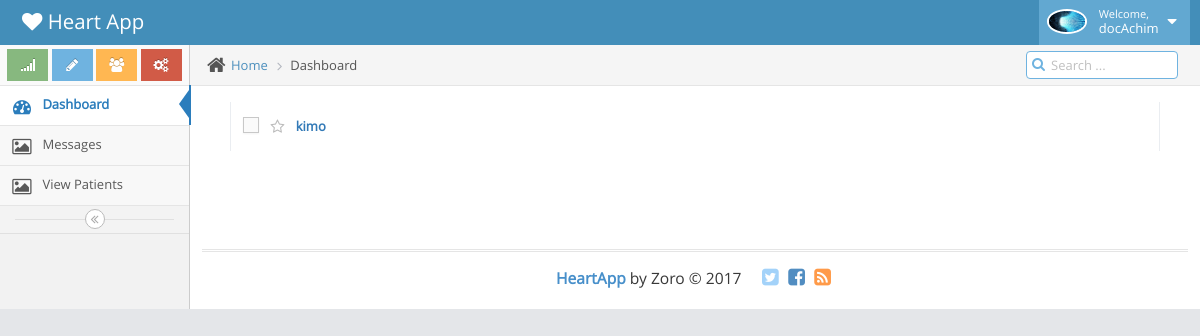
The page /viewPatients/1 on the database its author committed.
### heart/models.py (models this page shows, shortened)
class Doctor(db.Model, UserMixin):
    id = db.Column(db.Integer, primary_key=True)
    username = db.Column(db.String(80), unique=True)
    name = db.Column(db.String(100))
    surname = db.Column(db.String(100))
    gender = db.Column(db.String(50))
    email = db.Column(db.String(120), unique=True)
    password_hash = db.Column(db.String(80))
    achievements = db.Column(db.Text)
    years_in_practice = db.Column(db.Integer)
    rank = db.Column(db.String(100))
    career = db.Column(db.Text)
    bio = db.Column(db.Text)
    pic = db.Column(db.String(200))
    feedback = db.relationship('DoctorFeedBack', backref='doctor', lazy='dynamic')
    response = db.relationship('Response', backref='doctor', lazy='dynamic')
    patients = db.relationship('User', backref='doctor', lazy='dynamic')
    messages = db.relationship('Query', backref='doctor', lazy='dynamic')
    @property
    def password(self):
        raise AttributeError('password: write-only field')

class User(db.Model, UserMixin):
    id = db.Column(db.Integer, primary_key=True)
    username = db.Column(db.String(80), unique=True)
    name = db.Column(db.String(100))
    surname = db.Column(db.String(100))
    gender = db.Column(db.String(50))
    location = db.Column(db.String(200))
    email = db.Column(db.String(120), unique=True)
    password_hash = db.Column(db.String(80))
    weight = db.Column(db.Float)
    height = db.Column(db.Float)
    bio = db.Column(db.Text)
    pic = db.Column(db.String(200))
    role = db.Column(db.String(20))
    flagged = db.Column(db.Boolean)
    feedback = db.relationship('PatientFeedBack', backref='user', lazy='dynamic')
    message = db.relationship('Query', backref='user', lazy='dynamic')
    mydoctor = db.Column(db.Integer, db.ForeignKey('doctor.id'))
    @property
    def password(self):
        raise AttributeError('password: write-only field')

### heart/views.py (the view)
@app.route('/viewPatients/<id>')
def viewPatients(id):
    doc = Doctor.query.get(id)
    return render_template('patients.html', doc=doc)

### heart/templates/patients.html (shortened to what this page needs)
{% extends 'docbase.html' %}
{% block content %}
<div class="page-content">
		<div class="row">
			<div class="col-xs-12">
				<div class="row">
					<div class="col-xs-12">
						<div class="tabbable">
							<div class="tab-content no-border no-padding">
								<div id="inbox" class="tab-pane in active">
									<div class="message-container">
										<div class="message-list-container">
											<div class="message-list" id="message-list">
												{% for patient in doc.patients %}
												<div class="message-item message-unread">
													<label class="inline">
														<span class="lbl"></span>
													</label>
													<i class="message-star ace-icon fa fa-star-o light-grey"></i>
													<span class="sender" title="John Doe">
															<a href="{{ url_for('viewPatient', id=doc.id, user=patient.id) }}">{{ patient.username }}</a>
													</span>
												</div>
												{% endfor %}
											</div>
										</div>
									</div>
								</div>
							</div>
						</div>
					</div>
				</div>
			</div>
		</div>
	</div>
{% endblock %}

### heart/templates/docbase.html (shortened to what this page needs)
<!DOCTYPE html>
<html lang="en">
	<head>
		<link rel="stylesheet" href="{{ url_for('static', filename='assets/css/bootstrap.min.css') }}" />
		<link rel="stylesheet" href="{{ url_for('static', filename='assets/font-awesome/4.5.0/css/font-awesome.min.css')  }}" />
		<link rel="stylesheet" href="{{ url_for('static', filename='assets/css/ace.min.css') }}" class="ace-main-stylesheet" id="main-ace-style" />
		<link rel="stylesheet" href="{{ url_for('static', filename='assets/css/ace-skins.min.css') }}" />
		<link rel="stylesheet" href="{{ url_for('static', filename='assets/css/ace-rtl.min.css') }}" />
	</head>
	<body class="no-skin">
		<div id="navbar" class="navbar navbar-default          ace-save-state">
			<div class="navbar-container ace-save-state" id="navbar-container">
				<div class="navbar-header pull-left">
					<a href="" class="navbar-brand">
						<small>
							<i class="fa fa-heart"></i>
							Heart App
						</small>
					</a>
				</div>
				<div class="navbar-buttons navbar-header pull-right" role="navigation">
					<ul class="nav ace-nav">
						<li class="light-blue dropdown-modal">
							<a data-toggle="dropdown" href="#" class="dropdown-toggle">
								{% if doc.pic %}
								<img class="nav-user-photo" src="{{ url_for('static', filename='images/' + doc.pic) }}" alt="" />
								{% else %}
								<img class="nav-user-photo" src="{{ url_for('static', filename='assets/images/avatars/avatar.png') }}" alt="" />
								{% endif %}
								<span class="user-info">
									<small>Welcome,</small>
									{{ doc.username }}
								</span>
								<i class="ace-icon fa fa-caret-down"></i>
							</a>
						</li>
					</ul>
				</div>
			</div>
		</div>
		<div class="main-container ace-save-state" id="main-container">
			<div id="sidebar" class="sidebar                  responsive                    ace-save-state">
				<div class="sidebar-shortcuts" id="sidebar-shortcuts">
					<div class="sidebar-shortcuts-large" id="sidebar-shortcuts-large">
						<button class="btn btn-success">
							<i class="ace-icon fa fa-signal"></i>
						</button>
						<button class="btn btn-info">
							<i class="ace-icon fa fa-pencil"></i>
						</button>
						<button class="btn btn-warning">
							<i class="ace-icon fa fa-users"></i>
						</button>
						<button class="btn btn-danger">
							<i class="ace-icon fa fa-cogs"></i>
						</button>
					</div>
				</div>
				<ul class="nav nav-list">
					<li class="active">
						<a href="{{ url_for('home') }}">
							<i class="menu-icon fa fa-tachometer"></i>
							<span class="menu-text"> Dashboard </span>
						</a>
					</li>
					<li class="">
						<a href="{{ url_for('docMessages', id=doc.id) }}">
							<i class="menu-icon fa fa-picture-o"></i>
							<span class="menu-text"> Messages </span>
						</a>
					</li>
					<li class="">
						<a href="{{ url_for('viewPatients', id=doc.id) }}">
							<i class="menu-icon fa fa-picture-o"></i>
							<span class="menu-text"> View Patients </span>
						</a>
					</li>
				</ul>
				<div class="sidebar-toggle sidebar-collapse" id="sidebar-collapse">
					<i id="sidebar-toggle-icon" class="ace-icon fa fa-angle-double-left ace-save-state" data-icon1="ace-icon fa fa-angle-double-left" data-icon2="ace-icon fa fa-angle-double-right"></i>
				</div>
			</div>
			<div class="main-content">
				<div class="main-content-inner">
					<div class="breadcrumbs ace-save-state" id="breadcrumbs">
						<ul class="breadcrumb">
							<li>
								<i class="ace-icon fa fa-home home-icon"></i>
								<a href="#">Home</a>
							</li>
							<li class="active">Dashboard</li>
						</ul>
						<div class="nav-search" id="nav-search">
							<form class="form-search">
								<span class="input-icon">
									<input type="text" placeholder="Search ..." class="nav-search-input" id="nav-search-input" autocomplete="off" />
									<i class="ace-icon fa fa-search nav-search-icon"></i>
								</span>
							</form>
						</div>
					</div>
					<div class="page-content">
						{% block content %}{% endblock %}
					</div>
				</div>
			</div>
			<div class="footer">
				<div class="footer-inner">
					<div class="footer-content">
						<span class="bigger-120">
							<span class="blue bolder">HeartApp</span>
							by Zoro &copy; 2017
						</span>
						<span class="action-buttons">
							<a href="#">
								<i class="ace-icon fa fa-twitter-square light-blue bigger-150"></i>
							</a>
							<a href="#">
								<i class="ace-icon fa fa-facebook-square text-primary bigger-150"></i>
							</a>
							<a href="#">
								<i class="ace-icon fa fa-rss-square orange bigger-150"></i>
							</a>
						</span>
					</div>
				</div>
			</div>
		</div>
	</body>
</html>

### rows shown on the page
Doctor: pic (picture), username "docAchim"
User: username "kimo"
